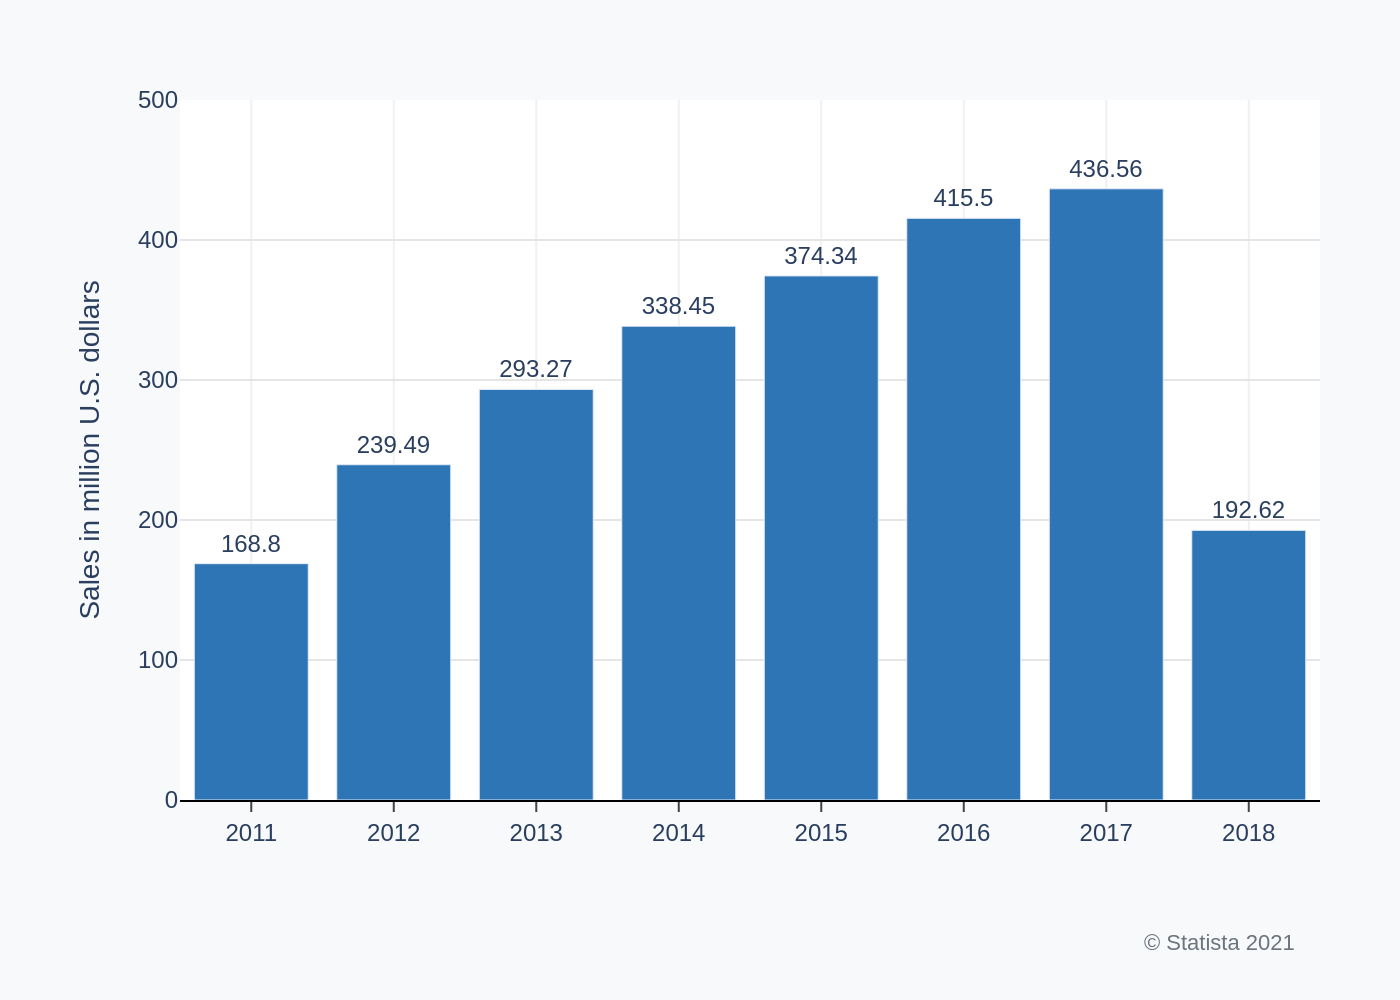

Reproduce this figure in Python.
import sys
import json
import os
import plotly.graph_objects as go

# Check for command-line argument
if len(sys.argv) != 2:
    print("Usage: python recreate_chart.py <json_file_path>")
    sys.exit(1)

json_file_path = sys.argv[1]

# Read data from JSON file
try:
    with open(json_file_path, 'r', encoding='utf-8') as f:
        chart_info = json.load(f)
except FileNotFoundError:
    print(f"Error: JSON file not found at {json_file_path}")
    sys.exit(1)

# Extract data for plotting
data = chart_info['chart_data']
texts = chart_info['texts']
colors = chart_info['colors']

categories = [item['category'] for item in data]
values = [item['value'] for item in data]

# Create the figure
fig = go.Figure()

# Add the bar trace
fig.add_trace(go.Bar(
    x=categories,
    y=values,
    text=values,
    textposition='outside',
    texttemplate='%{text}',
    marker_color=colors['bar_color'][0],
    cliponaxis=False  # Prevents text labels from being clipped
))

# Update layout for a professional look
fig.update_layout(
    font=dict(family="Arial", size=12),
    plot_bgcolor='white',
    paper_bgcolor='#F8F9FA',
    title_text=texts['title'] if texts.get('title') else None,
    yaxis=dict(
        title=texts['y_axis_title'],
        range=[0, 500],
        tickmode='linear',
        dtick=100,
        showgrid=True,
        gridcolor='#E5E5E5',
        zeroline=False
    ),
    xaxis=dict(
        title=texts.get('x_axis_title'),
        showgrid=True,
        gridcolor='#F0F0F0',
        linecolor='black',
        ticks='outside'
    ),
    margin=dict(l=90, r=40, t=50, b=100),
    showlegend=False,
    annotations=[
        dict(
            text=texts['source'],
            showarrow=False,
            xref='paper',
            yref='paper',
            x=0.98,
            y=-0.18,
            xanchor='right',
            yanchor='top',
            font=dict(size=11, color='#6c757d')
        )
    ]
)

# Update trace properties
fig.update_traces(textfont_size=12)

# Determine output filename and save the image
base_filename, _ = os.path.splitext(os.path.basename(json_file_path))
output_filename = f"{base_filename}.png"

# Save the figure as a PNG image
fig.write_image(output_filename, scale=2)

print(f"Chart saved to {output_filename}")
